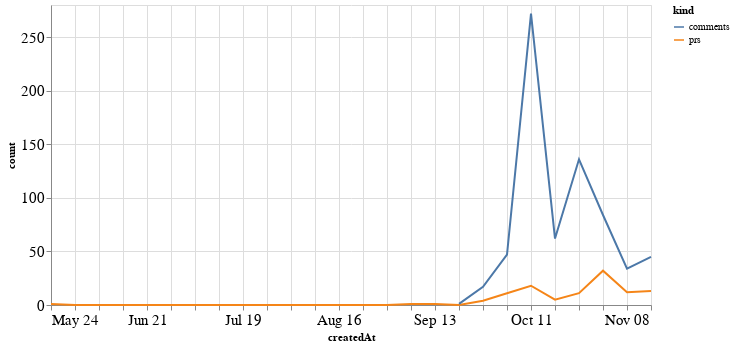

The cell this chart's notebook holds for it:
### Code cell
alt.Chart(total_time, width=600).mark_line().encode(
    x='createdAt',
    y='count',
    color='kind'
)

### Figure 1 — Vega-Lite specification as saved in the notebook (floating-point values rounded to 4 significant figures)
{"config": {"axisLeft": {"labelFontSize": 15}, "axisBottom": {"labelFontSize": 15}}, "data": {"name": "data-b5fafe0316e459f2aa3c9d5a7ee0969b"}, "mark": "line", "encoding": {"color": {"type": "nominal", "field": "kind"}, "x": {"type": "temporal", "field": "createdAt"}, "y": {"type": "quantitative", "field": "count"}}, "width": 600, "$schema": "https://vega.github.io/schema/vega-lite/v4.8.1.json", "datasets": {"data-b5fafe0316e459f2aa3c9d5a7ee0969b": [{"createdAt": "2020-05-24T00:00:00", "kind": "prs", "count": 1.0}, {"createdAt": "2020-05-31T00:00:00", "kind": "prs", "count": 0.0}, {"createdAt": "2020-06-07T00:00:00", "kind": "prs", "count": 0.0}, {"createdAt": "2020-06-14T00:00:00", "kind": "prs", "count": 0.0}, {"createdAt": "2020-06-21T00:00:00", "kind": "prs", "count": 0.0}, {"createdAt": "2020-06-28T00:00:00", "kind": "prs", "count": 0.0}, {"createdAt": "2020-07-05T00:00:00", "kind": "prs", "count": 0.0}, {"createdAt": "2020-07-12T00:00:00", "kind": "prs", "count": 0.0}, {"createdAt": "2020-07-19T00:00:00", "kind": "prs", "count": 0.0}, {"createdAt": "2020-07-26T00:00:00", "kind": "prs", "count": 0.0}, {"createdAt": "2020-08-02T00:00:00", "kind": "prs", "count": 0.0}, {"createdAt": "2020-08-09T00:00:00", "kind": "prs", "count": 0.0}, {"createdAt": "2020-08-16T00:00:00", "kind": "prs", "count": 0.0}, {"createdAt": "2020-08-23T00:00:00", "kind": "prs", "count": 0.0}, {"createdAt": "2020-08-30T00:00:00", "kind": "prs", "count": 0.0}, {"createdAt": "2020-09-06T00:00:00", "kind": "prs", "count": 1.0}, {"createdAt": "2020-09-13T00:00:00", "kind": "prs", "count": 1.0}, {"createdAt": "2020-09-20T00:00:00", "kind": "prs", "count": 0.0}, {"createdAt": "2020-09-27T00:00:00", "kind": "prs", "count": 4.0}, {"createdAt": "2020-10-04T00:00:00", "kind": "prs", "count": 11.0}, {"createdAt": "2020-10-11T00:00:00", "kind": "prs", "count": 18.0}, {"createdAt": "2020-10-18T00:00:00", "kind": "prs", "count": 5.0}, {"createdAt": "2020-10-25T00:00:00", "kind": "prs", "count": 11.0}, {"createdAt": "2020-11-01T00:00:00", "kind": "prs", "count": 32.0}, {"createdAt": "2020-11-08T00:00:00", "kind": "prs", "count": 12.0}, {"createdAt": "2020-11-15T00:00:00", "kind": "prs", "count": 13.0}, {"createdAt": "2020-05-24T00:00:00", "kind": "comments", "count": null}, {"createdAt": "2020-05-31T00:00:00", "kind": "comments", "count": null}, {"createdAt": "2020-06-07T00:00:00", "kind": "comments", "count": null}, {"createdAt": "2020-06-14T00:00:00", "kind": "comments", "count": null}, {"createdAt": "2020-06-21T00:00:00", "kind": "comments", "count": null}, {"createdAt": "2020-06-28T00:00:00", "kind": "comments", "count": null}, {"createdAt": "2020-07-05T00:00:00", "kind": "comments", "count": null}, {"createdAt": "2020-07-12T00:00:00", "kind": "comments", "count": null}, {"createdAt": "2020-07-19T00:00:00", "kind": "comments", "count": null}, {"createdAt": "2020-07-26T00:00:00", "kind": "comments", "count": null}, {"createdAt": "2020-08-02T00:00:00", "kind": "comments", "count": null}, {"createdAt": "2020-08-09T00:00:00", "kind": "comments", "count": null}, {"createdAt": "2020-08-16T00:00:00", "kind": "comments", "count": null}, {"createdAt": "2020-08-23T00:00:00", "kind": "comments", "count": null}, {"createdAt": "2020-08-30T00:00:00", "kind": "comments", "count": null}, {"createdAt": "2020-09-06T00:00:00", "kind": "comments", "count": null}, {"createdAt": "2020-09-13T00:00:00", "kind": "comments", "count": null}, {"createdAt": "2020-09-20T00:00:00", "kind": "comments", "count": 1.0}, {"createdAt": "2020-09-27T00:00:00", "kind": "comments", "count": 17.0}, {"createdAt": "2020-10-04T00:00:00", "kind": "comments", "count": 47.0}, {"createdAt": "2020-10-11T00:00:00", "kind": "comments", "count": 272.0}, {"createdAt": "2020-10-18T00:00:00", "kind": "comments", "count": 62.0}, {"createdAt": "2020-10-25T00:00:00", "kind": "comments", "count": 136.0}, {"createdAt": "2020-11-01T00:00:00", "kind": "comments", "count": 84.0}, {"createdAt": "2020-11-08T00:00:00", "kind": "comments", "count": 34.0}, {"createdAt": "2020-11-15T00:00:00", "kind": "comments", "count": 45.0}]}}
